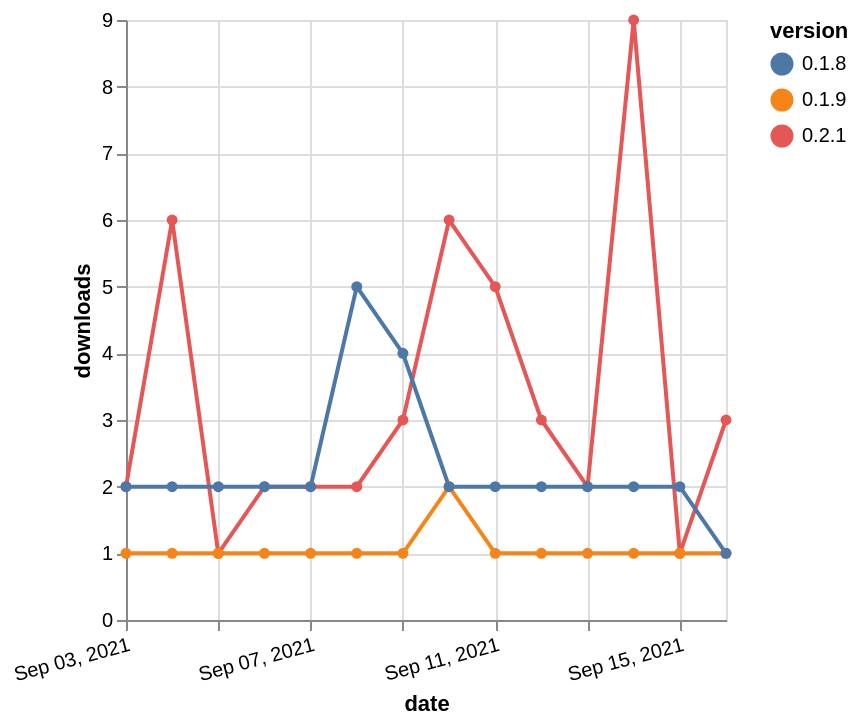

Describe this chart as a Vega-Lite specification.
### Vega-Lite specification from a JSON file in a GitHub repository (floating-point values rounded to 4 significant figures)
{"$schema": "https://vega.github.io/schema/vega-lite/v5.json", "description": "A simple bar chart with embedded data.", "data": {"values": [{"date": "2021-09-03", "total": 949, "delta": 2, "version": "0.2.1"}, {"date": "2021-09-04", "total": 955, "delta": 6, "version": "0.2.1"}, {"date": "2021-09-05", "total": 956, "delta": 1, "version": "0.2.1"}, {"date": "2021-09-06", "total": 958, "delta": 2, "version": "0.2.1"}, {"date": "2021-09-07", "total": 960, "delta": 2, "version": "0.2.1"}, {"date": "2021-09-08", "total": 962, "delta": 2, "version": "0.2.1"}, {"date": "2021-09-09", "total": 965, "delta": 3, "version": "0.2.1"}, {"date": "2021-09-10", "total": 971, "delta": 6, "version": "0.2.1"}, {"date": "2021-09-11", "total": 976, "delta": 5, "version": "0.2.1"}, {"date": "2021-09-12", "total": 979, "delta": 3, "version": "0.2.1"}, {"date": "2021-09-13", "total": 981, "delta": 2, "version": "0.2.1"}, {"date": "2021-09-14", "total": 990, "delta": 9, "version": "0.2.1"}, {"date": "2021-09-15", "total": 991, "delta": 1, "version": "0.2.1"}, {"date": "2021-09-16", "total": 994, "delta": 3, "version": "0.2.1"}, {"date": "2021-09-03", "total": 1679, "delta": 1, "version": "0.1.9"}, {"date": "2021-09-04", "total": 1680, "delta": 1, "version": "0.1.9"}, {"date": "2021-09-05", "total": 1681, "delta": 1, "version": "0.1.9"}, {"date": "2021-09-06", "total": 1682, "delta": 1, "version": "0.1.9"}, {"date": "2021-09-07", "total": 1683, "delta": 1, "version": "0.1.9"}, {"date": "2021-09-08", "total": 1684, "delta": 1, "version": "0.1.9"}, {"date": "2021-09-09", "total": 1685, "delta": 1, "version": "0.1.9"}, {"date": "2021-09-10", "total": 1687, "delta": 2, "version": "0.1.9"}, {"date": "2021-09-11", "total": 1688, "delta": 1, "version": "0.1.9"}, {"date": "2021-09-12", "total": 1689, "delta": 1, "version": "0.1.9"}, {"date": "2021-09-13", "total": 1690, "delta": 1, "version": "0.1.9"}, {"date": "2021-09-14", "total": 1691, "delta": 1, "version": "0.1.9"}, {"date": "2021-09-15", "total": 1692, "delta": 1, "version": "0.1.9"}, {"date": "2021-09-16", "total": 1693, "delta": 1, "version": "0.1.9"}, {"date": "2021-09-03", "total": 4572, "delta": 2, "version": "0.1.8"}, {"date": "2021-09-04", "total": 4574, "delta": 2, "version": "0.1.8"}, {"date": "2021-09-05", "total": 4576, "delta": 2, "version": "0.1.8"}, {"date": "2021-09-06", "total": 4578, "delta": 2, "version": "0.1.8"}, {"date": "2021-09-07", "total": 4580, "delta": 2, "version": "0.1.8"}, {"date": "2021-09-08", "total": 4585, "delta": 5, "version": "0.1.8"}, {"date": "2021-09-09", "total": 4589, "delta": 4, "version": "0.1.8"}, {"date": "2021-09-10", "total": 4591, "delta": 2, "version": "0.1.8"}, {"date": "2021-09-11", "total": 4593, "delta": 2, "version": "0.1.8"}, {"date": "2021-09-12", "total": 4595, "delta": 2, "version": "0.1.8"}, {"date": "2021-09-13", "total": 4597, "delta": 2, "version": "0.1.8"}, {"date": "2021-09-14", "total": 4599, "delta": 2, "version": "0.1.8"}, {"date": "2021-09-15", "total": 4601, "delta": 2, "version": "0.1.8"}, {"date": "2021-09-16", "total": 4602, "delta": 1, "version": "0.1.8"}]}, "width": "container", "mark": {"type": "line", "point": {"filled": true}}, "encoding": {"x": {"field": "date", "type": "temporal", "timeUnit": "yearmonthdate", "title": "date", "axis": {"labelAngle": -15}}, "y": {"field": "delta", "type": "quantitative", "title": "downloads"}, "color": {"field": "version", "type": "nominal"}, "tooltip": {"field": "delta"}}}
